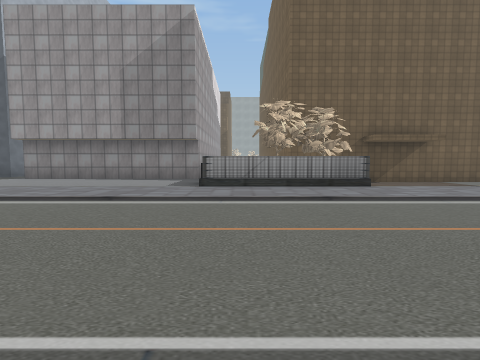
[1] (above)

20 first-person views from a walk through a 3-D level made in the Unity game engine. The camera is 1.3 m above the floor, tilts 4° down and sees 85° across. The floor is counted in squares, 2 m on a side. Each view is taken from the middle of a square. On the plan, view 1 faces up. The plan holds only what a view shows up to about 9 squares ahead; the rest is blank. The place goes on beyond the plan. Some surface patterns are stand-ins.

[2]
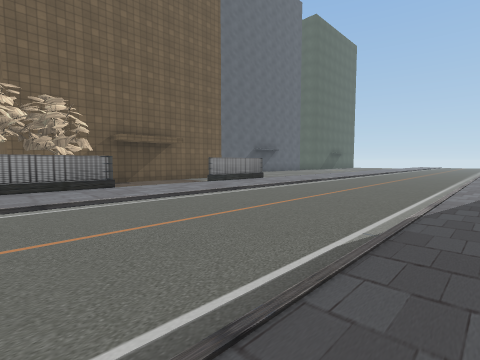

[3]
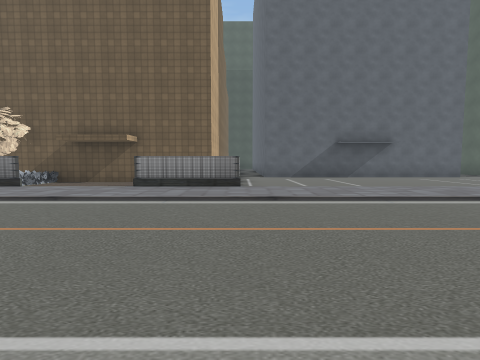

[4]
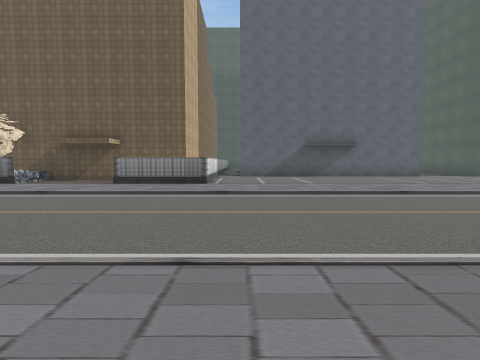

[5]
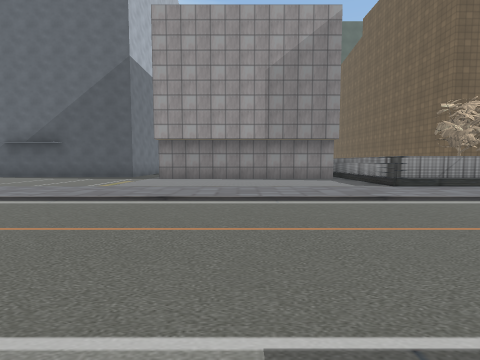

[6]
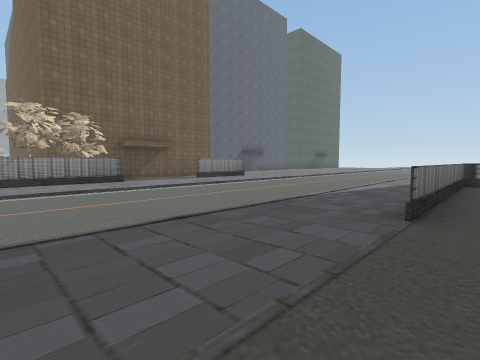

[7]
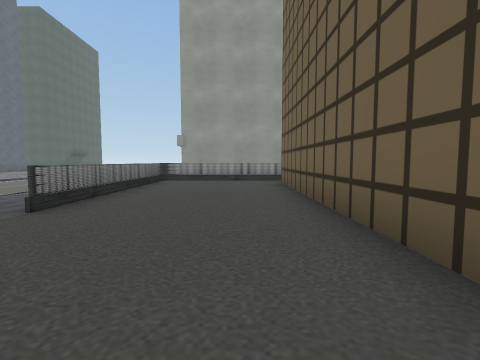

[8]
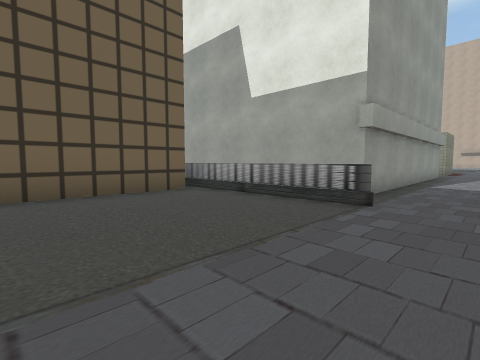

[9]
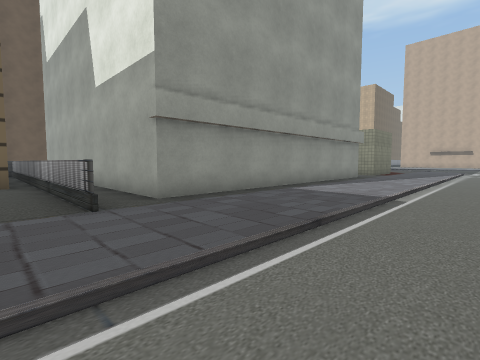

[10]
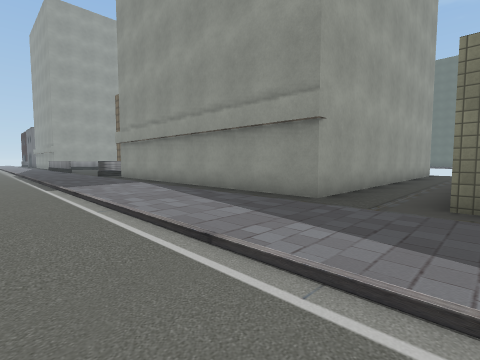

[11]
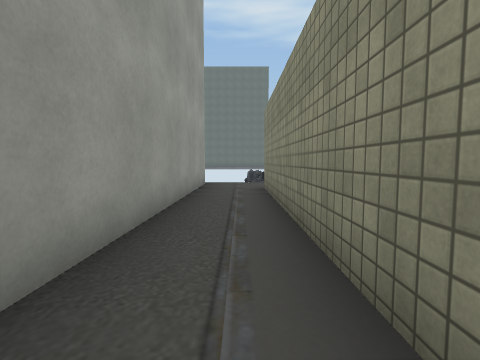

[12]
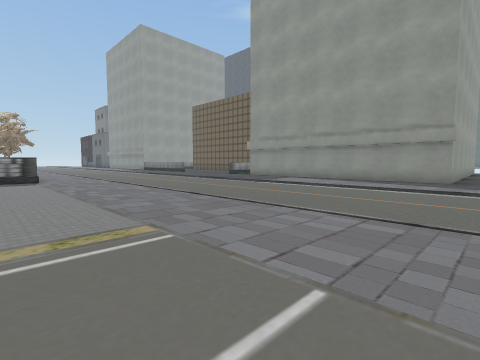

[13]
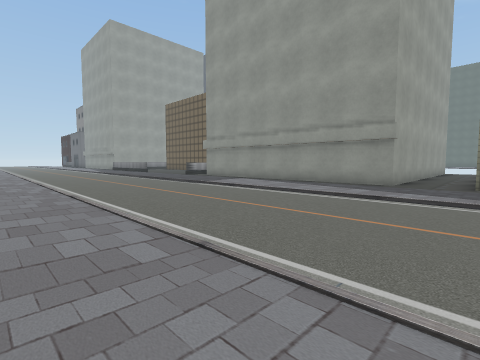

[14]
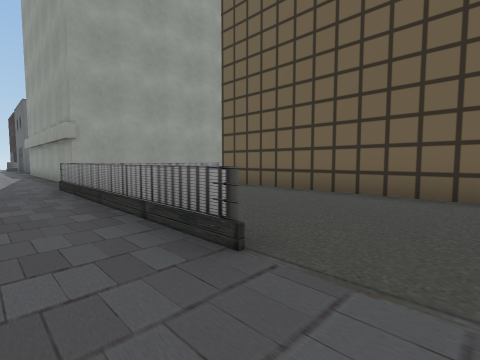

[15]
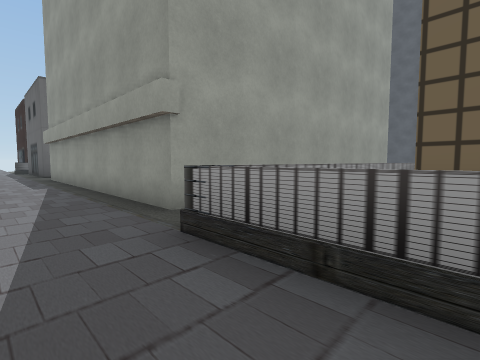

[16]
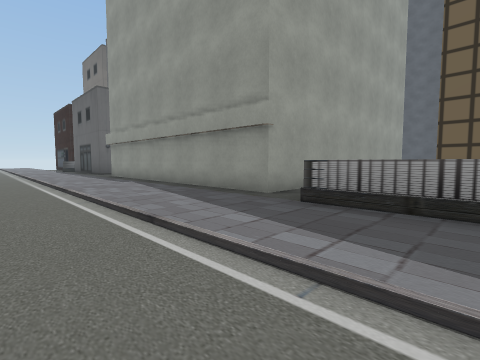

[17]
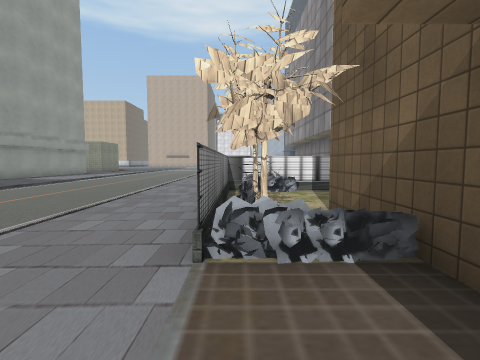

[18]
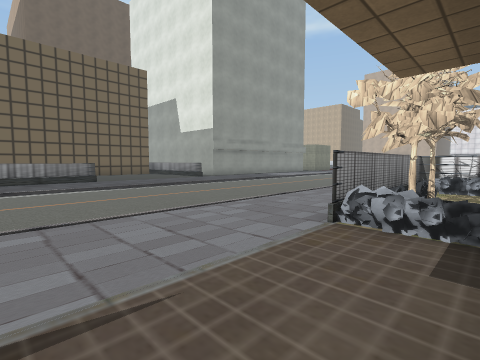

[19]
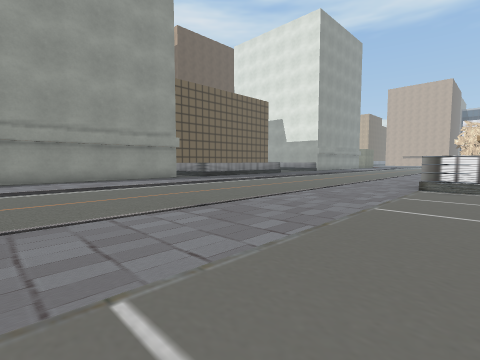

[20]
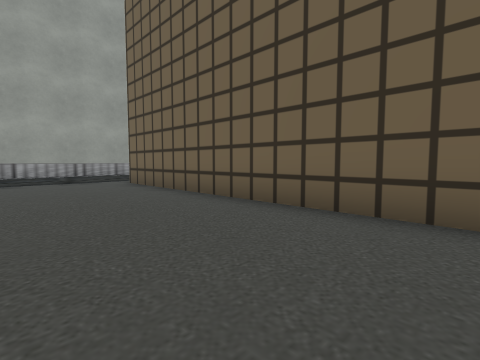

### Floor plan
Points are (right, up) in squares from view 1. A wall is a line through its corners. A room is listed if a view was taken in it or the views show most of it. See-through windows are left out.
Room 1 (views 1, 2, 3, 4, 5, 6, 7, 8, 9, 10, 12, 13, 14, 15, 16, 17, 18, 19, 20)
walls: (0.5, 6.7) (-0.6, 6.7); (-0.9, -1.2) (-0.9, -6.9); (-1, 8.4) (-1, 9); (8.1, 8.2) (1.5, 8.2); (9, 8) (9, 6.7) (6.2, 6.7); (-0.5, -5.3) (8.1, -5.3); (10, -1.8) (16.5, -1.8); (9, -6.9) (9, -1.3) (3.2, -1.3) (9.1, -1.3); (-10, -1.8) (-2, -1.8)
ways out: opening at (-11, -2) to room 2
objects: other object (-1, 7); other object (-1, 8); other object (1, 7); other object (1, 8); other object (2, 7); other object (3, 7); other object (3, 8)
Room 2 (view 11)
walls: (-10, -10.8) (-10, -1.8); (-11.6, -3.6) (-11.6, -9.4)
ways out: opening at (-11, -2) to room 1
objects: other object (-11, -11)

Positions as (right, up) in squares from view 1, and headings:
1: (0, 0), facing up
2: (1, 0), facing up-right
3: (9, 0), facing up
4: (10, -1), facing up
5: (-5, 0), facing up
6: (0, -2), facing up-right
7: (0, -4), facing right
8: (3, 0), facing down-left
9: (0, 2), facing down-left
10: (-12, 2), facing down-right
11: (-11, -3), facing down
12: (-11, 8), facing down-right
13: (-12, 6), facing down-right
14: (2, 0), facing down-right
15: (7, 0), facing down-right
16: (7, 2), facing down-right
17: (5, 7), facing left
18: (6, 8), facing down-left
19: (16, 8), facing down-left
20: (0, -2), facing down-right
